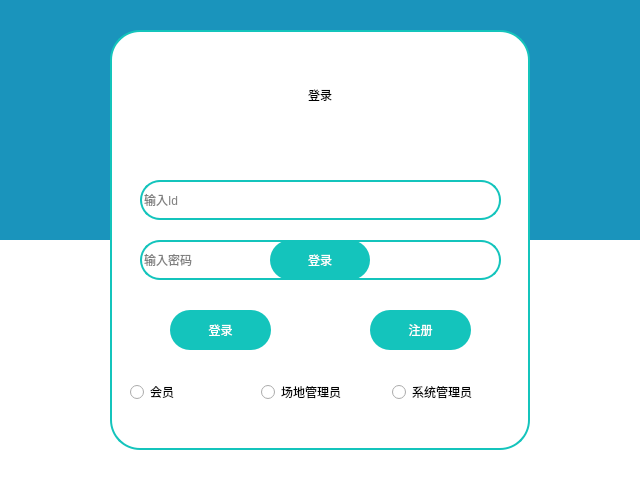
<?xml version="1.0" encoding="UTF-8"?>
<ui version="4.0">
 <class>LogForm</class>
 <widget class="QWidget" name="LogForm">
  <property name="windowModality">
   <enum>Qt::NonModal</enum>
  </property>
  <property name="geometry">
   <rect>
    <x>0</x>
    <y>0</y>
    <width>640</width>
    <height>480</height>
   </rect>
  </property>
  <property name="contextMenuPolicy">
   <enum>Qt::DefaultContextMenu</enum>
  </property>
  <property name="windowTitle">
   <string>登录</string>
  </property>
  <property name="windowIcon">
   <iconset resource="recourse.qrc">
    <normaloff>:/icon1.png</normaloff>:/icon1.png</iconset>
  </property>
  <property name="windowOpacity">
   <double>1.000000000000000</double>
  </property>
  <property name="styleSheet">
   <string notr="true">background-color:rgb(26,148,188);
border:none
	
	





</string>
  </property>
  <widget class="QGroupBox" name="LogGB">
   <property name="geometry">
    <rect>
     <x>110</x>
     <y>30</y>
     <width>420</width>
     <height>420</height>
    </rect>
   </property>
   <property name="styleSheet">
    <string notr="true">border:2px solid rgb(20, 196, 188);
border-radius:30px;
background-color:rgb(255,255,255);

</string>
   </property>
   <property name="title">
    <string/>
   </property>
   <property name="alignment">
    <set>Qt::AlignCenter</set>
   </property>
   <widget class="QLabel" name="LogStrL">
    <property name="geometry">
     <rect>
      <x>145</x>
      <y>40</y>
      <width>130</width>
      <height>50</height>
     </rect>
    </property>
    <property name="styleSheet">
     <string notr="true">font: 290 20pt &quot;Microsoft YaHei UI&quot;;
border:none</string>
    </property>
    <property name="text">
     <string>登录</string>
    </property>
    <property name="alignment">
     <set>Qt::AlignCenter</set>
    </property>
   </widget>
   <widget class="QLineEdit" name="IdT">
    <property name="geometry">
     <rect>
      <x>30</x>
      <y>150</y>
      <width>361</width>
      <height>40</height>
     </rect>
    </property>
    <property name="styleSheet">
     <string notr="true">border-radius:20px;
border:2px solid rgb(20,196,188);
font: 290 9pt &quot;Microsoft YaHei UI&quot;;</string>
    </property>
    <property name="text">
     <string/>
    </property>
    <property name="placeholderText">
     <string>输入Id</string>
    </property>
    <property name="clearButtonEnabled">
     <bool>false</bool>
    </property>
   </widget>
   <widget class="QLineEdit" name="PswdT">
    <property name="geometry">
     <rect>
      <x>30</x>
      <y>210</y>
      <width>361</width>
      <height>40</height>
     </rect>
    </property>
    <property name="styleSheet">
     <string notr="true">border-radius:20px;
border:2px solid rgb(20,196,188);
font: 290 9pt &quot;Microsoft YaHei UI&quot;;</string>
    </property>
    <property name="text">
     <string/>
    </property>
    <property name="echoMode">
     <enum>QLineEdit::Password</enum>
    </property>
    <property name="placeholderText">
     <string>输入密码</string>
    </property>
   </widget>
   <widget class="QPushButton" name="MbrRegB">
    <property name="geometry">
     <rect>
      <x>260</x>
      <y>280</y>
      <width>101</width>
      <height>40</height>
     </rect>
    </property>
    <property name="styleSheet">
     <string notr="true">QPushButton{
	background-color: rgb(20,196,188);
	color: rgb(255,255,255);
	font: 25 14pt &quot;Microsoft YaHei UI&quot;;
	border: none;
	border-radius:20px;
}

QPushButton:hover{
		background-color: rgb(22,218,208);
}
QPushButton:pressed{
	background-color: rgb(17,171,164);
}


</string>
    </property>
    <property name="text">
     <string>注册</string>
    </property>
   </widget>
   <widget class="QPushButton" name="MbrLogB">
    <property name="geometry">
     <rect>
      <x>60</x>
      <y>280</y>
      <width>101</width>
      <height>40</height>
     </rect>
    </property>
    <property name="styleSheet">
     <string notr="true">QPushButton{
	background-color: rgb(20,196,188);
	color: rgb(255,255,255);
	font: 25 14pt &quot;Microsoft YaHei UI&quot;;
	border: none;
	border-radius:20px;
}

QPushButton:hover{
		background-color: rgb(22,218,208);
}
QPushButton:pressed{
	background-color: rgb(17,171,164);
}


</string>
    </property>
    <property name="text">
     <string>登录</string>
    </property>
   </widget>
   <widget class="QRadioButton" name="MbrRb">
    <property name="geometry">
     <rect>
      <x>20</x>
      <y>350</y>
      <width>118</width>
      <height>24</height>
     </rect>
    </property>
    <property name="styleSheet">
     <string notr="true">back-ground-color:rgb(255,255,255);
font: 290 9pt &quot;Microsoft YaHei UI&quot;;
border:none</string>
    </property>
    <property name="text">
     <string>会员</string>
    </property>
   </widget>
   <widget class="QRadioButton" name="SysRb">
    <property name="geometry">
     <rect>
      <x>282</x>
      <y>350</y>
      <width>118</width>
      <height>24</height>
     </rect>
    </property>
    <property name="styleSheet">
     <string notr="true">back-ground-color:rgb(255,255,255);
font: 290 9pt &quot;Microsoft YaHei UI&quot;;
border:none</string>
    </property>
    <property name="text">
     <string>系统管理员</string>
    </property>
   </widget>
   <widget class="QRadioButton" name="MgrRb">
    <property name="geometry">
     <rect>
      <x>151</x>
      <y>350</y>
      <width>118</width>
      <height>24</height>
     </rect>
    </property>
    <property name="styleSheet">
     <string notr="true">back-ground-color:rgb(255,255,255);
font: 290 9pt &quot;Microsoft YaHei UI&quot;;
border:none</string>
    </property>
    <property name="text">
     <string>场地管理员</string>
    </property>
   </widget>
   <widget class="QPushButton" name="SysMgrLogB">
    <property name="geometry">
     <rect>
      <x>160</x>
      <y>210</y>
      <width>100</width>
      <height>40</height>
     </rect>
    </property>
    <property name="styleSheet">
     <string notr="true">QPushButton{
	background-color: rgb(20,196,188);
	color: rgb(255,255,255);
	font: 25 14pt &quot;Microsoft YaHei UI&quot;;
	border: none;
	border-radius:20px;
}

QPushButton:hover{
		background-color: rgb(22,218,208);
}
QPushButton:pressed{
	background-color: rgb(17,171,164);
}


</string>
    </property>
    <property name="text">
     <string>登录</string>
    </property>
   </widget>
   <widget class="QLabel" name="LogInfoL">
    <property name="geometry">
     <rect>
      <x>40</x>
      <y>380</y>
      <width>341</width>
      <height>21</height>
     </rect>
    </property>
    <property name="styleSheet">
     <string notr="true">font: 25 9pt &quot;Microsoft YaHei UI&quot;;
color:rgb(204,22,58);
border:none</string>
    </property>
    <property name="text">
     <string/>
    </property>
    <property name="alignment">
     <set>Qt::AlignCenter</set>
    </property>
   </widget>
  </widget>
  <widget class="QGroupBox" name="BottomGB">
   <property name="geometry">
    <rect>
     <x>0</x>
     <y>240</y>
     <width>640</width>
     <height>240</height>
    </rect>
   </property>
   <property name="styleSheet">
    <string notr="true">background-color:white;
border:none</string>
   </property>
   <property name="title">
    <string/>
   </property>
  </widget>
  <widget class="QPushButton" name="MinB">
   <property name="geometry">
    <rect>
     <x>580</x>
     <y>0</y>
     <width>30</width>
     <height>30</height>
    </rect>
   </property>
   <property name="styleSheet">
    <string notr="true">QPushButton:hover{
		background-color:rgb(21, 131, 161);
}
QPushButton:pressed{
	background-color:rgb(17, 111, 134);
}
</string>
   </property>
   <property name="text">
    <string/>
   </property>
   <property name="icon">
    <iconset resource="recourse.qrc">
     <normaloff>:/icon3.png</normaloff>:/icon3.png</iconset>
   </property>
   <property name="iconSize">
    <size>
     <width>19</width>
     <height>19</height>
    </size>
   </property>
  </widget>
  <widget class="QPushButton" name="CloseB">
   <property name="geometry">
    <rect>
     <x>610</x>
     <y>0</y>
     <width>30</width>
     <height>30</height>
    </rect>
   </property>
   <property name="styleSheet">
    <string notr="true">QPushButton:hover{
		background-color: rgb(255, 0, 0);
}
QPushButton:pressed{
	background-color: rgb(162, 0, 3);
}
</string>
   </property>
   <property name="text">
    <string/>
   </property>
   <property name="icon">
    <iconset resource="recourse.qrc">
     <normaloff>:/icon2.png</normaloff>:/icon2.png</iconset>
   </property>
   <property name="iconSize">
    <size>
     <width>20</width>
     <height>20</height>
    </size>
   </property>
  </widget>
  <zorder>BottomGB</zorder>
  <zorder>LogGB</zorder>
  <zorder>MinB</zorder>
  <zorder>CloseB</zorder>
 </widget>
 <resources>
  <include location="recourse.qrc"/>
 </resources>
 <connections/>
</ui>
